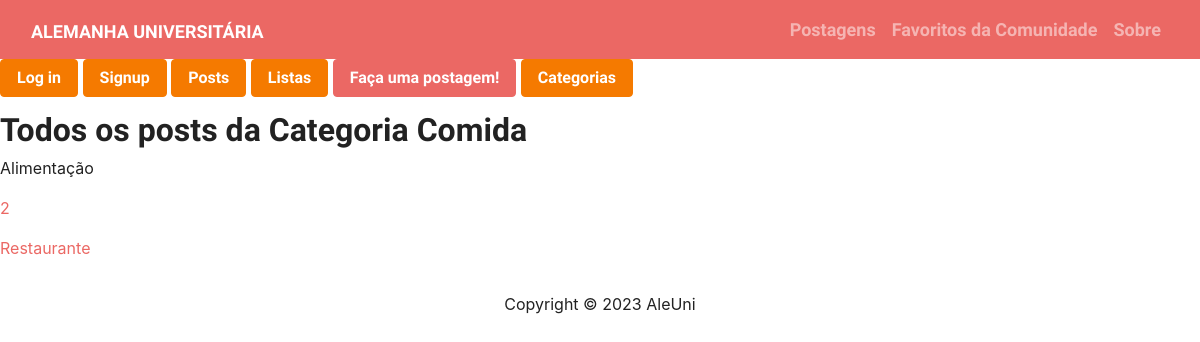
Page /category/1 on the committed database.
### app/models.py (models this page shows, shortened)
class Category(models.Model):
    name = models.CharField(max_length=255)
    description = models.CharField(max_length=255)
    posts = models.ManyToManyField(Post, blank = True)

class Post(models.Model):
    name = models.CharField(max_length=255)
    categoria = models.CharField(max_length=255)
    image_url = models.URLField(max_length=200, null=True)
    texto = models.CharField(max_length=3000, null=True)
    data = models.DateField(auto_now_add=True)

### app/views.py (the view)
# urls.py: path('category/<int:pk>', views.CategoryDetailView.as_view(), name='category'),
class CategoryDetailView(generic.DetailView):
    model = Category
    template_name = 'app/category.html'

### app/templates/app/category.html (shortened to what this page needs)
{% extends 'base.html' %}
{% block content %}
<h2>Todos os posts da Categoria {{category.name}} </h2>
<p>{{category.description}}</p>
{% if category %}
<section >
    {% for post in category.posts.all %}
    <article >
        <a href="{% url 'app:detail' post.id %}" > <p> {{ post.name}}</p></a>
    </article>
    {% endfor %}
</section>
{% else %}
<p>Não foi encontrado nenhum post relacionada à categoria {{category.name}}.</p>
{% endif %}
{% endblock content %}

### rows in the picture
Category: name "Comida", description "Alimentação"
Post: name "2"
Post: name "Restaurante"
